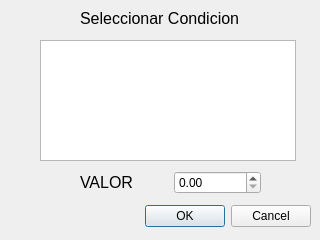
<?xml version="1.0" encoding="UTF-8"?>
<ui version="4.0">
 <class>gui_contratos_condicion_nueva</class>
 <widget class="QDialog" name="gui_contratos_condicion_nueva">
  <property name="geometry">
   <rect>
    <x>0</x>
    <y>0</y>
    <width>320</width>
    <height>240</height>
   </rect>
  </property>
  <property name="windowTitle">
   <string>Dialog</string>
  </property>
  <widget class="QDialogButtonBox" name="buttonBox">
   <property name="geometry">
    <rect>
     <x>10</x>
     <y>200</y>
     <width>301</width>
     <height>32</height>
    </rect>
   </property>
   <property name="orientation">
    <enum>Qt::Horizontal</enum>
   </property>
   <property name="standardButtons">
    <set>QDialogButtonBox::Cancel|QDialogButtonBox::Ok</set>
   </property>
  </widget>
  <widget class="QLabel" name="label_2">
   <property name="geometry">
    <rect>
     <x>80</x>
     <y>10</y>
     <width>181</width>
     <height>16</height>
    </rect>
   </property>
   <property name="font">
    <font>
     <pointsize>12</pointsize>
    </font>
   </property>
   <property name="text">
    <string>Seleccionar Condicion</string>
   </property>
  </widget>
  <widget class="QTableView" name="tableView">
   <property name="geometry">
    <rect>
     <x>40</x>
     <y>40</y>
     <width>256</width>
     <height>121</height>
    </rect>
   </property>
  </widget>
  <widget class="QWidget" name="">
   <property name="geometry">
    <rect>
     <x>80</x>
     <y>170</y>
     <width>181</width>
     <height>25</height>
    </rect>
   </property>
   <layout class="QHBoxLayout" name="horizontalLayout">
    <item>
     <widget class="QLabel" name="label">
      <property name="font">
       <font>
        <pointsize>12</pointsize>
       </font>
      </property>
      <property name="text">
       <string>VALOR</string>
      </property>
     </widget>
    </item>
    <item>
     <widget class="QDoubleSpinBox" name="doubleSpinBox"/>
    </item>
   </layout>
  </widget>
 </widget>
 <resources/>
 <connections>
  <connection>
   <sender>buttonBox</sender>
   <signal>accepted()</signal>
   <receiver>gui_contratos_condicion_nueva</receiver>
   <slot>accept()</slot>
   <hints>
    <hint type="sourcelabel">
     <x>248</x>
     <y>254</y>
    </hint>
    <hint type="destinationlabel">
     <x>157</x>
     <y>274</y>
    </hint>
   </hints>
  </connection>
  <connection>
   <sender>buttonBox</sender>
   <signal>rejected()</signal>
   <receiver>gui_contratos_condicion_nueva</receiver>
   <slot>reject()</slot>
   <hints>
    <hint type="sourcelabel">
     <x>316</x>
     <y>260</y>
    </hint>
    <hint type="destinationlabel">
     <x>286</x>
     <y>274</y>
    </hint>
   </hints>
  </connection>
 </connections>
</ui>
